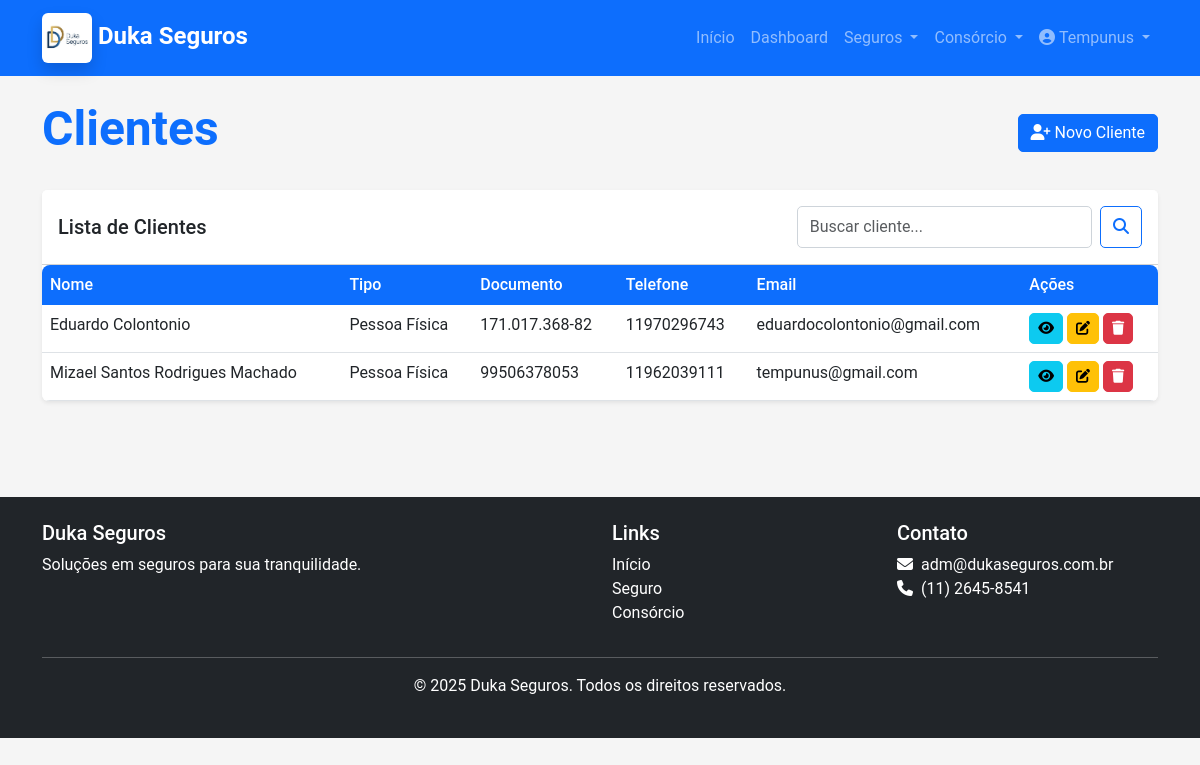
The page /clientes/ (signed in) on the database as committed earlier.
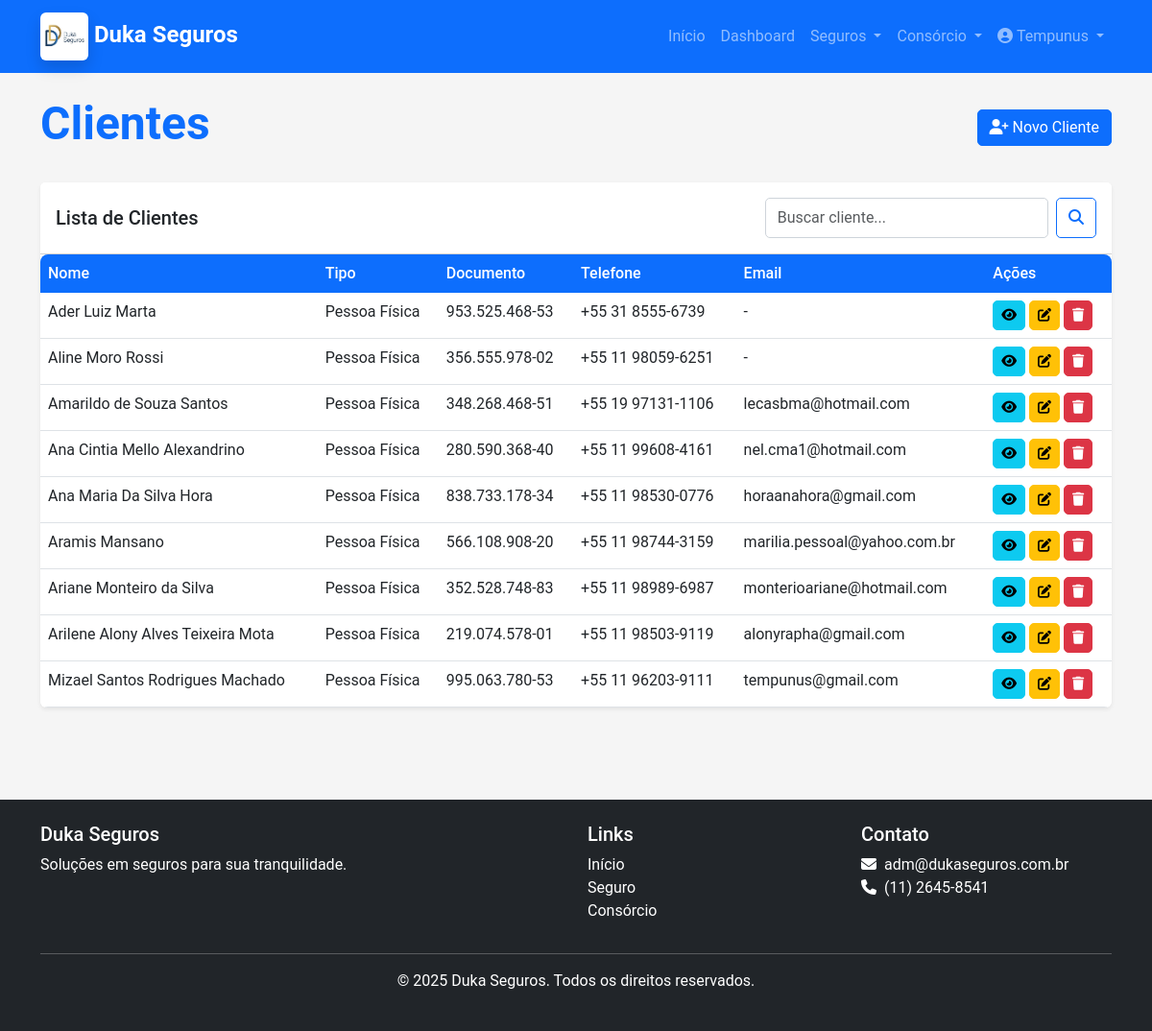
The same page on the database as committed later.
### core/models.py (models this page shows, shortened)
class Cliente(models.Model):
    TIPO_CHOICES = [
        ('PF', 'Pessoa Física'),
        ('PJ', 'Pessoa Jurídica'),
    ]
    tipo = models.CharField(max_length=2, choices=TIPO_CHOICES, default='PF')
    nome = models.CharField(max_length=200)
    documento = models.CharField(max_length=20, unique=True, help_text="CPF ou CNPJ")
    email = models.EmailField(blank=True, null=True)
    telefone = models.CharField(max_length=20, blank=True, null=True)
    endereco = models.CharField(max_length=255, blank=True, null=True)
    cidade = models.CharField(max_length=100, blank=True, null=True)
    estado = models.CharField(max_length=2, blank=True, null=True)
    cep = models.CharField(max_length=10, blank=True, null=True)
    data_nascimento = models.DateField(blank=True, null=True)
    observacoes = models.TextField(blank=True, null=True)
    data_cadastro = models.DateTimeField(auto_now_add=True)
    data_atualizacao = models.DateTimeField(auto_now=True)
    ativo = models.BooleanField(default=True)
    cadastrado_por = models.ForeignKey(User, on_delete=models.SET_NULL, null=True, related_name='clientes_cadastrados')
    class Meta:
        verbose_name = 'Cliente'
        verbose_name_plural = 'Clientes'
        ordering = ['nome']

### core/views.py (the view)
# urls.py: path('clientes/', views.cliente_lista, name='cliente_lista'),
@login_required
def cliente_lista(request):
    query = request.GET.get('q', '')
    if query:
        clientes_list = Cliente.objects.filter(
            Q(nome__icontains=query) |
            Q(documento__icontains=query) |
            Q(email__icontains=query)
        ).order_by('nome')
    else:
        clientes_list = Cliente.objects.all().order_by('nome')
    paginator = Paginator(clientes_list, 10)  # 10 clientes por página
    page = request.GET.get('page')
    clientes = paginator.get_page(page)
    return render(request, 'core/cliente_lista.html', {'clientes': clientes})

### templates/core/cliente_lista.html (shortened to what this page needs)
{% extends 'base.html' %}
{% load crispy_forms_tags %}
{% block content %}
<div class="container">
    <div class="d-flex justify-content-between align-items-center mb-4">
        <h1 class="display-5 fw-bold text-primary">Clientes</h1>
        <a href="{% url 'cliente_novo' %}" class="btn btn-primary">
            <i class="fas fa-user-plus me-1"></i>Novo Cliente
        </a>
    </div>
    <div class="card shadow-sm mb-4">
        <div class="card-header bg-white py-3">
            <div class="row align-items-center">
                <div class="col-md-8">
                    <h5 class="mb-0">Lista de Clientes</h5>
                </div>
                <div class="col-md-4">
                    <form method="get" class="d-flex">
                        <input type="text" name="q" class="form-control" placeholder="Buscar cliente..." value="{{ request.GET.q }}">
                        <button type="submit" class="btn btn-outline-primary ms-2">
                            <i class="fas fa-search"></i>
                        </button>
                    </form>
                </div>
            </div>
        </div>
        <div class="card-body p-0">
            {% if clientes %}
            <div class="table-responsive">
                <table class="table table-hover mb-0">
                    <thead>
                        <tr>
                            <th>Nome</th>
                            <th>Tipo</th>
                            <th>Documento</th>
                            <th>Telefone</th>
                            <th>Email</th>
                            <th>Ações</th>
                        </tr>
                    </thead>
                    <tbody>
                        {% for cliente in clientes %}
                        <tr>
                            <td>{{ cliente.nome }}</td>
                            <td>{{ cliente.get_tipo_display }}</td>
                            <td>{{ cliente.documento }}</td>
                            <td>{{ cliente.telefone|default:"-" }}</td>
                            <td>{{ cliente.email|default:"-" }}</td>
                            <td>
                                <a href="{% url 'cliente_detalhe' cliente.id %}" class="btn btn-sm btn-info" data-bs-toggle="tooltip" title="Ver detalhes">
                                    <i class="fas fa-eye"></i>
                                </a>
                                <a href="{% url 'cliente_editar' cliente.id %}" class="btn btn-sm btn-warning" data-bs-toggle="tooltip" title="Editar">
                                    <i class="fas fa-edit"></i>
                                </a>
                                <a href="{% url 'cliente_excluir' cliente.id %}" class="btn btn-sm btn-danger btn-delete" data-bs-toggle="tooltip" title="Excluir">
                                    <i class="fas fa-trash"></i>
                                </a>
                            </td>
                        </tr>
                        {% endfor %}
                    </tbody>
                </table>
            </div>
            {% else %}
            <div class="text-center py-5">
                <i class="fas fa-users fa-4x text-muted mb-3"></i>
                <p class="lead">Nenhum cliente cadastrado.</p>
                <p>Comece adicionando um novo cliente clicando no botão acima.</p>
            </div>
            {% endif %}
        </div>
    </div>
</div>
{% endblock %}

### templates/base.html (shortened to what this page needs)
{% load static %}
<!DOCTYPE html>
<html lang="pt-br">
<head>
    <link href="https://cdn.jsdelivr.net/npm/bootstrap@5.3.0/dist/css/bootstrap.min.css" rel="stylesheet">
    <link rel="stylesheet" href="https://cdnjs.cloudflare.com/ajax/libs/font-awesome/6.4.0/css/all.min.css">
    <link rel="stylesheet" href="{% static 'css/style.css' %}">
</head>
<body>
    <nav class="navbar navbar-expand-lg navbar-dark bg-primary">
        <div class="container">
            <a class="navbar-brand" href="{% url 'home' %}">
                <img src="{% static 'images/Logo_Icon.jpg' %}" width="50" height="50" alt="Duka Seguros"
                    class="img-fluid rounded shadow"> Duka Seguros
            </a>
            <div class="collapse navbar-collapse" id="navbarNav">
                <ul class="navbar-nav ms-auto">
                    <li class="nav-item">
                        <a class="nav-link" href="{% url 'home' %}">Início</a>
                    </li>
                    {% if user.is_authenticated %}
                    <li class="nav-item">
                        <a class="nav-link" href="{% url 'dashboard' %}">Dashboard</a>
                    </li>
                    <li class="nav-item dropdown">
                        <a class="nav-link dropdown-toggle" href="#" id="servicosDropdown" role="button"
                            data-bs-toggle="dropdown">
                            Seguros
                        </a>
                    </li>
                    <li class="nav-item dropdown">
                        <a class="nav-link dropdown-toggle" href="#" id="consorcioDropdown" role="button" data-bs-toggle="dropdown">
                            Consórcio
                        </a>
                    </li>
                    <li class="nav-item dropdown">
                        <a class="nav-link dropdown-toggle" href="#" id="userDropdown" role="button"
                            data-bs-toggle="dropdown">
                            <i class="fas fa-user-circle me-1"></i>{{ user.username }}
                        </a>
                    </li>
                    {% endif %}
                </ul>
            </div>
        </div>
    </nav>
    <main class="py-4">
        {% block content %}{% endblock %}
    </main>
    <footer class="bg-dark text-white py-4 mt-5">
        <div class="container">
            <div class="row">
                <div class="col-md-6">
                    <h5>Duka Seguros</h5>
                    <p>Soluções em seguros para sua tranquilidade.</p>
                </div>
                <div class="col-md-3">
                    <h5>Links</h5>
                    <ul class="list-unstyled">
                        <li><a href="{% url 'home' %}" class="text-white">Início</a></li>
                        {% if user.is_authenticated %}
                        <li><a href="{% url 'seguradora_lista' %}" class="text-white">Seguro</a></li>
                        {% else %}
                        <li><a href="{% url 'dashboard' %}" class="text-white">Dashboard</a></li>
                        {% endif %}
                        <li><a href="{% url 'consorcio_lista' %}" class="text-white">Consórcio</a></li>
                    </ul>
                </div>
                <div class="col-md-3">
                    <h5>Contato</h5>
                    <ul class="list-unstyled">
                        <li><i class="fas fa-envelope me-2"></i>adm@dukaseguros.com.br</li>
                        <li><i class="fas fa-phone me-2"></i>(11) 2645-8541</li>
                    </ul>
                </div>
            </div>
            <hr>
            <div class="text-center">
                <p>&copy; {% now "Y" %} Duka Seguros. Todos os direitos reservados.</p>
            </div>
        </div>
    </footer>
</body>
</html>

### static/css/style.css (style rules this page uses)
:root { --primary-color: #0d6efd; --secondary-color: #6c757d; --success-color: #198754; --info-color: #0dcaf0; --warning-color: #ffc107; --danger-color: #dc3545; --light-color: #f8f9fa; --dark-color: #212529; }
body { font-family: 'Roboto', sans-serif; color: #333; background-color: #f5f5f5; }
.navbar-brand { font-weight: 700; font-size: 1.5rem; }
.card { border: none; transition: transform 0.3s ease, box-shadow 0.3s ease; }
.btn { border-radius: 5px; transition: all 0.3s ease; }
.btn-primary { background-color: var(--primary-color); border-color: var(--primary-color); }
.table { border-collapse: separate; border-spacing: 0; width: 100%; border-radius: 8px; overflow: hidden; }
.table thead th { background-color: var(--primary-color); color: white; font-weight: 500; border: none; }
.table tbody tr:nth-child(even) { background-color: rgba(0, 0, 0, 0.02); }
.form-control { border-radius: 5px; border: 1px solid #ced4da; padding: 0.5rem 0.75rem; }
footer { background-color: var(--dark-color); color: white; padding: 3rem 0; }
footer a { color: rgba(255, 255, 255, 0.8); text-decoration: none; }

Rows that differ between the two databases and show on the page:
removed Cliente: nome "Eduardo Colontonio", tipo "Pessoa Física", documento "171.017.368-82", telefone "11970296743", email "eduardocolontonio@gmail.com"
added Cliente: nome "Ader Luiz Marta", tipo "Pessoa Física", documento "953.525.468-53", telefone "+55 31 8555-6739", email "-"
added Cliente: nome "Aline Moro Rossi", tipo "Pessoa Física", documento "356.555.978-02", telefone "+55 11 98059-6251", email "-"
added Cliente: nome "Amarildo de Souza Santos", tipo "Pessoa Física", documento "348.268.468-51", telefone "+55 19 97131-1106", email "lecasbma@hotmail.com"
added Cliente: nome "Ana Cintia Mello Alexandrino", tipo "Pessoa Física", documento "280.590.368-40", telefone "+55 11 99608-4161", email "nel.cma1@hotmail.com"
added Cliente: nome "Ana Maria Da Silva Hora", tipo "Pessoa Física", documento "838.733.178-34", telefone "+55 11 98530-0776", email "horaanahora@gmail.com"
added Cliente: nome "Aramis Mansano", tipo "Pessoa Física", documento "566.108.908-20", telefone "+55 11 98744-3159", email "marilia.pessoal@yahoo.com.br"
added Cliente: nome "Ariane Monteiro da Silva", tipo "Pessoa Física", documento "352.528.748-83", telefone "+55 11 98989-6987", email "monterioariane@hotmail.com"
added Cliente: nome "Arilene Alony Alves Teixeira Mota", tipo "Pessoa Física", documento "219.074.578-01", telefone "+55 11 98503-9119", email "alonyrapha@gmail.com"
changed Cliente "Mizael Santos Rodrigues Machado": documento "99506378053" → "995.063.780-53"; telefone "11962039111" → "+55 11 96203-9111"
